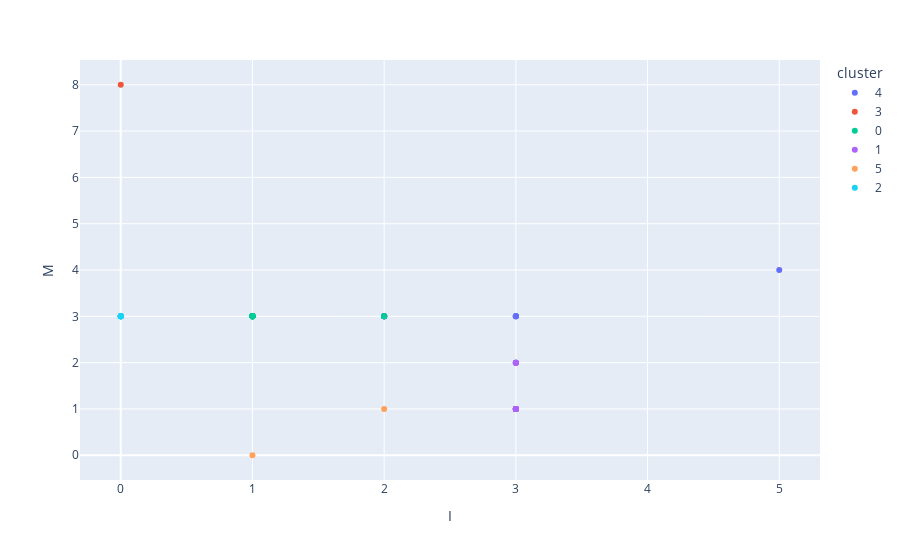

Notebook source saved alongside this figure:
### Markdown cell above
Create the I vs M scatterplot.

### Code cell
px.scatter(dataframe,x = "I",y = "M",color = "cluster")

#<xml xmlns="https://developers.google.com/blockly/xml"><variables><variable id="o]8d]RxO,Gcx(.ogOS#{">px</variable><variable id="w0MtU$GK$_0i(vCQ@}s{">dataframe</variable></variables><block type="varDoMethod" id="Dn5fvKUj5b*)^9)1eTd8" x="-72" y="81"><mutation items="4"></mutation><field name="VAR" id="o]8d]RxO,Gcx(.ogOS#{">px</field><field name="MEMBER">scatter</field><data>px:scatter</data><value name="ADD0"><block type="variables_get" id="j7;K-#L?vCt~imZ?=Oax"><field name="VAR" id="w0MtU$GK$_0i(vCQ@}s{">dataframe</field></block></value><value name="ADD1"><block type="dummyOutputCodeBlock" id="Od4~8dz?HlhMIYS8s~gV"><field name="CODE">x = "I"</field></block></value><value name="ADD2"><block type="dummyOutputCodeBlock" id="pwXKi)V{FZ:PE[jU!H,r"><field name="CODE">y = "M"</field></block></value><value name="ADD3"><block type="dummyOutputCodeBlock" id="-O+U-Gyb3EVUUL/h0pO?"><field name="CODE">color = "cluster"</field></block></value></block></xml>

### Figure 1 — Plotly figure (JSON) as saved in the notebook; plotly's stock layout.template omitted (floating-point values rounded to 4 significant figures)
{"data": [{"hovertemplate": "cluster=4<br>I=%{x}<br>M=%{y}<extra></extra>", "legendgroup": "4", "marker": {"color": "#636efa", "symbol": "circle"}, "mode": "markers", "name": "4", "orientation": "v", "showlegend": true, "type": "scatter", "x": [5, 3, 3, 3, 2, 2, 2, 2, 1, 1, 2, 1, 3, 2], "xaxis": "x", "y": [4, 3, 3, 3, 3, 3, 3, 3, 3, 3, 3, 3, 3, 3], "yaxis": "y"}, {"hovertemplate": "cluster=3<br>I=%{x}<br>M=%{y}<extra></extra>", "legendgroup": "3", "marker": {"color": "#EF553B", "symbol": "circle"}, "mode": "markers", "name": "3", "orientation": "v", "showlegend": true, "type": "scatter", "x": [0], "xaxis": "x", "y": [8], "yaxis": "y"}, {"hovertemplate": "cluster=0<br>I=%{x}<br>M=%{y}<extra></extra>", "legendgroup": "0", "marker": {"color": "#00cc96", "symbol": "circle"}, "mode": "markers", "name": "0", "orientation": "v", "showlegend": true, "type": "scatter", "x": [2, 2, 1, 1, 1, 1, 1, 1, 1, 1, 1, 1, 1, 1, 1, 1, 1, 1, 1], "xaxis": "x", "y": [3, 3, 3, 3, 3, 3, 3, 3, 3, 3, 3, 3, 3, 3, 3, 3, 3, 3, 3], "yaxis": "y"}, {"hovertemplate": "cluster=1<br>I=%{x}<br>M=%{y}<extra></extra>", "legendgroup": "1", "marker": {"color": "#ab63fa", "symbol": "circle"}, "mode": "markers", "name": "1", "orientation": "v", "showlegend": true, "type": "scatter", "x": [3, 3, 3, 3, 3, 3, 3, 3, 3, 3, 3, 3, 3, 3, 3, 3, 3, 3, 3, 3, 3], "xaxis": "x", "y": [2, 2, 2, 2, 1, 1, 1, 1, 1, 1, 1, 1, 1, 1, 1, 1, 1, 1, 1, 1, 2], "yaxis": "y"}, {"hovertemplate": "cluster=5<br>I=%{x}<br>M=%{y}<extra></extra>", "legendgroup": "5", "marker": {"color": "#FFA15A", "symbol": "circle"}, "mode": "markers", "name": "5", "orientation": "v", "showlegend": true, "type": "scatter", "x": [1, 2], "xaxis": "x", "y": [0, 1], "yaxis": "y"}, {"hovertemplate": "cluster=2<br>I=%{x}<br>M=%{y}<extra></extra>", "legendgroup": "2", "marker": {"color": "#19d3f3", "symbol": "circle"}, "mode": "markers", "name": "2", "orientation": "v", "showlegend": true, "type": "scatter", "x": [0, 0, 0, 0, 0, 0, 0, 0, 0], "xaxis": "x", "y": [3, 3, 3, 3, 3, 3, 3, 3, 3], "yaxis": "y"}], "layout": {"legend": {"title": {"text": "cluster"}, "tracegroupgap": 0}, "margin": {"t": 60}, "xaxis": {"anchor": "y", "domain": [0, 1], "title": {"text": "I"}}, "yaxis": {"anchor": "x", "domain": [0, 1], "title": {"text": "M"}}}}
